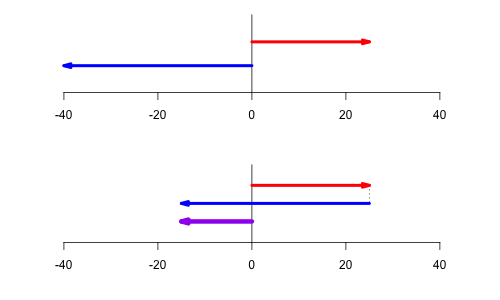

Generate this figure with R:
png("p3_art.png",500,300)

par(mfrow=c(2,1),oma=c(0,0,0,0),mar=c(4,0,1,3))

p1 = 25
p2 = -40
p3 = p1+p2
nums = c(p1,p2,p3)

xmin = floor(min(c(nums-10,-10))/10)*10
xmax = ceiling(max(c(nums+10,+10))/10)*10
plot(0,0,"n",xlim=c(xmin,xmax),ylim=c(0,1),axes=F,ann=F)
axis(1)
abline(v=0)
arrows(0,0.66,p1,0.66,0.1,15,2,col="red",lwd=4)
arrows(0,0.33,p2,0.33,0.1,15,2,col="blue",lwd=4)


xmin = floor(min(c(nums-10,-10))/10)*10
xmax = ceiling(max(c(nums+10,10))/10)*10
plot(0,0,"n",xlim=c(xmin,xmax),ylim=c(0,1),axes=F,ann=F)
axis(1)
abline(v=0)
lines(c(p1,p1),c(0.75,0.5),lty=3)
arrows(0,0.75,p1,0.75,0.1,15,2,col="red",lwd=4)
arrows(p1,0.50,p1+p2,0.50,0.1,15,2,col="blue",lwd=4)
arrows(0,0.25,p1+p2,0.25,0.1,15,2,col="purple",lwd=6)


dev.off()